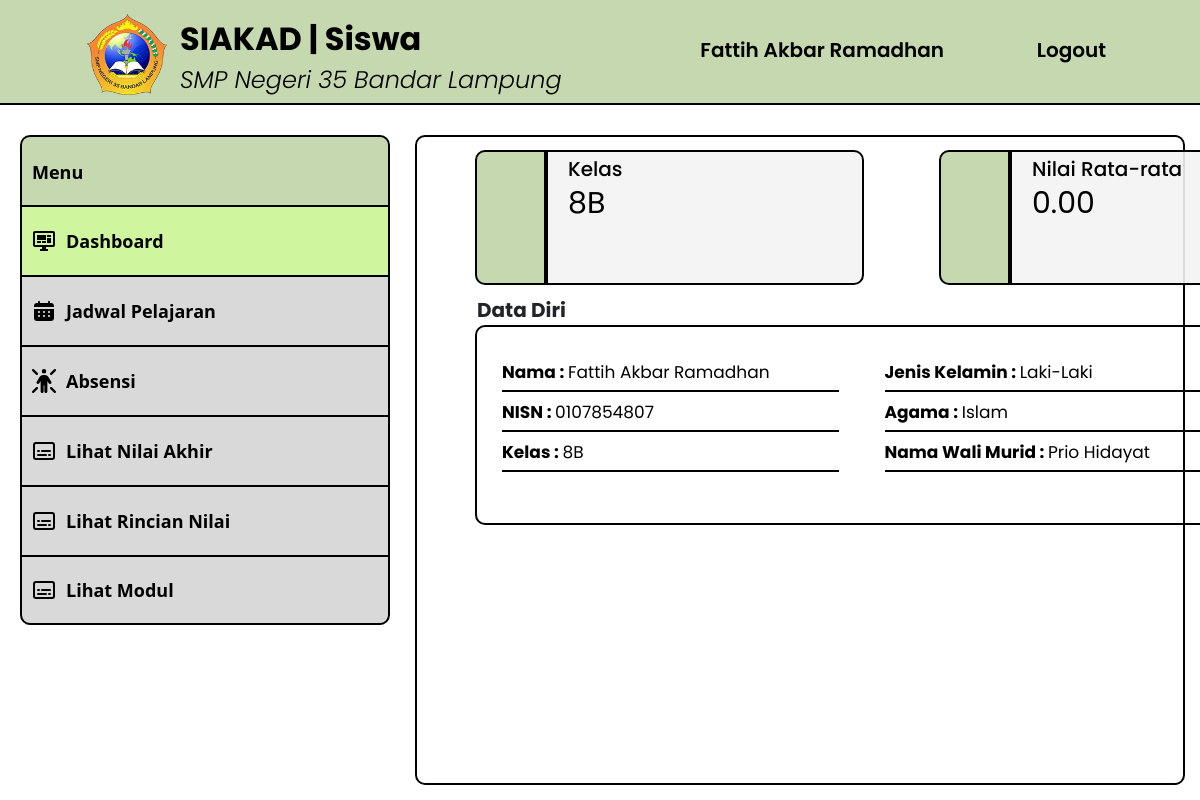
/src/dashboard-siswa.php (signed in), run on the app's committed database.
### tables this page shows
CREATE TABLE `siswa` (
  `id_siswa` int(11) NOT NULL,
  `nisn` varchar(30) NOT NULL,
  `password` varchar(255) NOT NULL,
  `nama` varchar(50) NOT NULL,
  `jenis_kelamin` varchar(20) NOT NULL,
  `tanggal_lahir` date NOT NULL,
  `tempat_lahir` varchar(30) NOT NULL,
  `agama` varchar(20) NOT NULL,
  `no_hp` varchar(15) NOT NULL,
  `email` varchar(30) NOT NULL,
  `alamat` text NOT NULL,
  `nama_wali` varchar(50) NOT NULL,
  `no_telepon_wali` varchar(15) NOT NULL,
  `angkatan` int(11) NOT NULL,
  `kode_kelas` varchar(5) NOT NULL,
  `foto` varchar(255) NOT NULL,
  `status_siswa` enum('Aktif','Tidak Aktif') NOT NULL
);

### src/dashboard-siswa.php (the view, shortened to what this page needs)
<?php
require('db.php');
$siswa = $_SESSION["siswa"]["nisn"];
$ambil_siswa = mysqli_query($conn, "SELECT * FROM siswa WHERE nisn = $siswa");
$data = mysqli_fetch_array($ambil_siswa);
$query_nilai_rata = "SELECT AVG((ph1 * 0.3 + ph2 * 0.3 + uts * 0.2 + uas * 0.2)) AS nilai_rata_rata
                     FROM nilai
                     WHERE nisn = '$siswa'";
$result_nilai_rata = mysqli_query($conn, $query_nilai_rata);
$data_nilai_rata = mysqli_fetch_assoc($result_nilai_rata);
if ($data_nilai_rata['nilai_rata_rata'] !== null) {
    $nilai_rata_rata = number_format($data_nilai_rata['nilai_rata_rata'], 2);
} else {
    $nilai_rata_rata = '0.00';
}
?>
<!DOCTYPE html>
<html>
<head>
    <link rel="stylesheet" type="text/css" href="../styles/styles.css" />
    <link href="https://cdn.jsdelivr.net/npm/bootstrap@5.0.2/dist/css/bootstrap.min.css" rel="stylesheet"
>
</head>
<body>
    <header>
        <div class="logo-text">
            <a href="dashboard-siswa.php">
                <img src="../assets/LogoSMPN35.png" alt="LogoSMPN35" width="80px" />
            </a>
        </div>
        <div class="title-text">
            <a href="dashboard-siswa.php">
                <h1>SIAKAD | Siswa</h1>
                <span>SMP Negeri 35 Bandar Lampung</span>
            </a>
        </div>
        <div class="profile-button">
            <a href="profile-siswa.php"><iconify-icon icon="material-symbols:person" width="35"
                    class="align-middle p-3"></iconify-icon>
                <?php echo $data['nama'] ?>
            </a>
        </div>
        <div class="logout-button">
        <a href="logout.php"><iconify-icon icon="material-symbols:logout" width="30" class="align-middle p-3"></iconify-icon>Logout</a>
      </div>
    </header>
    <nav>
        <ul class="side-menu">
            <li class="menu-disabled"><span>Menu</span></li>
            <li>
                <a href="dashboard-siswa.php" class="active"><img src="../assets/monitor-dashboard.svg"
                        alt="Dashboard" />Dashboard</a>
            </li>
            <li>
                <a href="jadwalpelajaran-siswa.php"><img src="../assets/schedule.svg" alt="Jadwal-Pelajaran" />Jadwal
                    Pelajaran</a>
            </li>
            <li>
                <a href="lihatabsensi-siswa.php"><img src="../assets/person-rays.svg" alt="Absensi" />Absensi</a>
            </li>
            <li>
                <a href="lihatnilaiakhir-siswa.php"><img src="../assets/transcript.svg" alt="Lihat-Nilai-Akhir" />Lihat
                    Nilai Akhir</a>
            </li>
            <li>
                <a href="rinciannilai-siswa.php"><img src="../assets/transcript.svg" alt="Lihat-RIncian-Nilai" />Lihat
                    Rincian Nilai</a>
            </li>
            <li>
                <a href="lihatmodul-siswa.php" class="menu-end"><img src="../assets/transcript.svg" alt="Lihat-Modul" />Lihat
                    Modul</a>
            </li>
        </ul>
    </nav>
    <div class="kotak-isi">
        <div class="kelas-box">
            <h1>Kelas</h1>
            <span>
                <?php echo $data['kode_kelas'] ?>
            </span>
        </div>
        <div class="kotak-hijau-kelas"></div>
        <div class="nilai-box">
            <h1>Nilai Rata-rata</h1>
            <span>
                <?php echo $nilai_rata_rata; ?>
            </span>
        </div>
        <div class="kotak-hijau-nilai-rata-rata"></div>
        <div class="data-diri-dashboard">
            <div class="column">
                <div class="data-item">
                    <label for="nama">Nama :</label>
                    <span id="nama">
                        <?php echo $data['nama'] ?>
                    </span>
                </div>
                <div class="data-item">
                    <label for="nisn">NISN :</label>
                    <span id="nisn">
                        <?php echo $data['nisn'] ?>
                    </span>
                </div>
                <div class="data-item">
                    <label for="kelas">Kelas :</label>
                    <span id="kelas">
                        <?php echo $data['kode_kelas'] ?>
                    </span>
                </div>
            </div>
            <div class="column">
                <div class="data-item">
                    <label for="jenis-kelamin">Jenis Kelamin :</label>
                    <span id="jenis-kelamin">
                        <?php echo $data['jenis_kelamin'] ?>
                    </span>
                </div>
                <div class="data-item">
                    <label for="agama">Agama :</label>
                    <span id="agama">
                        <?php echo $data['agama'] ?>
                    </span>
                </div>
                <div class="data-item">
                    <label for="nama-ibu">Nama Wali Murid :</label>
                    <span id="nama-ibu">
                        <?php echo $data['nama_wali'] ?>
                    </span>
                </div>
            </div>
        </div>
    </div>
</body>
</html>

### styles/styles.css (style rules this page uses)
body { font-family: Poppins; display: flex; align-items: center; width: 100vw; height: 100vh; margin: 0; overflow: hidden; }
header { position: fixed; top: 0; width: 100%; height: 105px; background-color: #c6d8af; color: #fff; text-align: left; border-bottom: 2px solid #000; }
header h1 { position: absolute; left: 180px; font-family: Poppins; font-size: 32px; font-weight: 700; color: #000; }
header span { position: absolute; top: 62px; left: 180px; font-family: Poppins; font-size: 24px; font-weight: 300; font-style: italic; color: #000; }
.logo-text { display: flex; align-items: center; position: fixed; left: 87px; top: 14px; }
.title-text h1 { top: 20px; }
.logout-button { position: fixed; top: 35px; right: 94px; }
.profile-button { position: fixed; top: 35px; right: 256px; }
.logout-button a, .profile-button a { text-decoration: none; font-family: Poppins; font-weight: 600; font-size: 20px; color: #000; }
nav { position: fixed; top: 105px; left: 0; width: 370px; height: calc(100% - 175px); padding: 20px; margin-top: 10px; }
.side-menu { list-style: none; padding: 0; margin: 0; }
.side-menu li { margin-bottom: 0; }
.side-menu a { display: block; width: 370px; height: 70px; background-color: #d9d9d9; line-height: 70px; text-decoration: none; color: #000; font-size: 18px; font-weight: bold; transition: background-color 0.3s; border-top: 2px solid #000; border-right: 2px solid #000; border-left: 2px solid #000; }
.side-menu a { display: flex; align-items: center; text-decoration: none; color: #000; padding: 5px 0; }
.side-menu img, .side-menu span { width: 24px; height: 24px; margin-right: 10px; margin-left: 10px; }
.side-menu .active { background-color: #cff59f; }
.menu-disabled { display: flex; width: 370px; height: 70px; background-color: #c6d8af; text-align: center; line-height: 70px; text-decoration: none; color: #000; font-size: 18px; font-weight: bold; pointer-events: none; border-top-left-radius: 10px; border-top-right-radius: 10px; border-top: 2px solid #000; border-right: 2px solid #000; border-left: 2px solid #000; }
.menu-end { border-bottom-left-radius: 10px; border-bottom-right-radius: 10px; border-bottom: 2px solid #000; }
.kotak-isi { position: fixed; top: 135px; left: 415px; right: 15px; bottom: 15px; background-color: #fff; border-radius: 10px; border: 2px solid #000; padding: 20px; overflow-y: auto; }
.kelas-box { position: fixed; top: 150px; left: 546px; width: 318px; height: 135px; background-color: #f3f3f3e8; color: #000; margin-right: 20px; display: inline-block; border-top-right-radius: 10px; border-bottom-right-radius: 10px; border: 2px solid #000; }
.nilai-box { position: fixed; top: 150px; left: 1010px; width: 318px; height: 135px; background-color: #f3f3f3e8; color: #000; display: inline-block; border-top-right-radius: 10px; border-bottom-right-radius: 10px; border: 2px solid #000; }
.kelas-box h1, .nilai-box h1 { font-family: Poppins; font-size: 20px; line-height: 35px; margin-left: 20px; }
.kelas-box span, .nilai-box span { font-family: Poppins; font-size: 30px; font-weight: 500px; margin-left: 20px; line-height: 0px; }
.kotak-hijau-kelas { position: fixed; top: 150px; left: 475px; width: 71px; height: 135px; background-color: #c6d8af; border-top-left-radius: 10px; border-bottom-left-radius: 10px; border: 2px solid #000; }
.kotak-hijau-nilai-rata-rata { position: fixed; top: 150px; left: 939px; width: 71px; height: 135px; background-color: #c6d8af; border-top-left-radius: 10px; border-bottom-left-radius: 10px; border: 2px solid #000; }
.data-diri-dashboard::before { font-family: Poppins; content: "Data Diri"; position: absolute; top: -37px; left: -5px; padding: 5px; font-size: 20px; font-weight: 700; }
.data-diri-dashboard { position: fixed; margin-top: 10px; top: 315px; left: 475px; width: 809px; height: 200px; border: 2px solid #000; display: flex; padding: 20px; border-radius: 10px; }
.column { flex: 1; padding: 5px; }
.data-item { font-family: Poppins; font-size: 17px; font-weight: 700; line-height: 30px; width: 337px; height: 35px; color: #000; margin: 5px 0; border-bottom: 2px solid #000; }
.data-item span { font-family: Poppins; font-size: 17px; font-weight: 400; line-height: 30px; color: #000; }

### data on the page
siswa: nama "Fattih Akbar Ramadhan", kode_kelas "8B", nisn "0107854807", jenis_kelamin "Laki-Laki", agama "Islam", nama_wali "Prio Hidayat"

### other printed values
$nilai_rata_rata "0.00"
